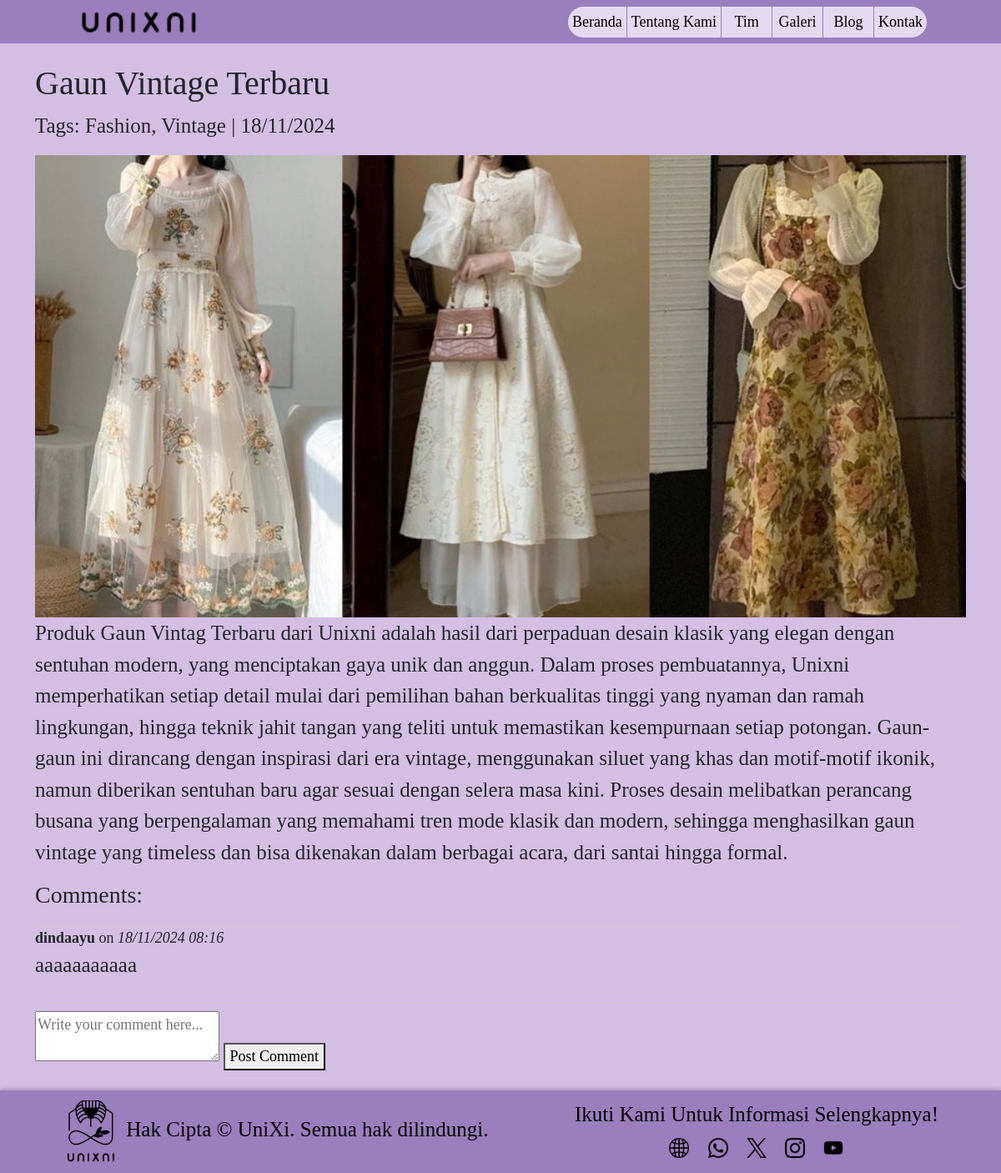
Page /blog/1/ (signed in) on the committed database.
### unixni/models/home/blog.py (models this page shows, shortened)
class BlogPost(models.Model):
    title = models.CharField(max_length=255)
    publish_date = models.DateField()
    image = models.ImageField(upload_to='blog_posts/')
    tags = models.ManyToManyField(Tag, related_name='blog_posts')
    content = models.TextField()
    likes = models.ManyToManyField(User, related_name='blog_posts_likes', blank=True)

class Tag(models.Model):
    name = models.CharField(max_length=50, unique=True)

class Comment(models.Model):
    post = models.ForeignKey(BlogPost, related_name='comments', on_delete=models.CASCADE)
    user = models.ForeignKey(User, on_delete=models.CASCADE)
    content = models.TextField()
    created_on = models.DateTimeField(auto_now_add=True)

### unixni/views.py (the view)
# urls.py: path('blog/<int:pk>/', views.blog_detail, name='blog_detail'),
@login_required
def blog_detail(request, pk):
    post = get_object_or_404(BlogPost, pk=pk)
    comments = post.comments.all()
    related_posts = post.related_posts.all()
    if request.method == 'POST' and 'comment' in request.POST:
        comment_content = request.POST.get('comment')
        if comment_content:
            Comment.objects.create(post=post, user=request.user, content=comment_content)
            messages.success(request, "Your comment has been posted.")
            return redirect('blog_detail', pk=post.pk)
    context = {
        'post': post,
        'comments': comments,
        'related_posts': related_posts
    }
    return render(request, 'blog_detail.html', context)

### unixni/templates/blog_detail.html (shortened to what this page needs)
{% load static %}
{% load django_bootstrap5 %}
<!DOCTYPE html>
<html lang="en">
<head>
    {% bootstrap_css %}
    <link href="{% static 'css/pribadi.css' %}" rel="stylesheet">
</head>
<body>
    {% include 'layout/navbar.html' %}
    {% block content %}
    <div class="container blog-detail-page mt-4 mb-4">
        <header>
            <h1>{{ post.title }}</h1>
            <p>Tags: {% for tag in post.tags.all %}{{ tag.name }}{% if not forloop.last %}, {% endif %}{% endfor %} | {{ post.publish_date|date:"d/m/Y" }}</p>
        </header>
        <img src="{{ post.image.url }}" alt="{{ post.title }}" class="featured-image">
        <p>{{ post.content }}</p>
        <h3>Comments:</h3>
        <div class="comments">
            {% for comment in comments %}
                <div class="comment">
                    <strong>{{ comment.user.username }}</strong> on <em>{{ comment.created_on|date:"d/m/Y H:i" }}</em>
                    <p>{{ comment.content }}</p>
                </div>
            {% endfor %}
        </div>
        {% if user.is_authenticated %}
            <form action="{% url 'blog_detail' pk=post.pk %}" method="post">
                <textarea name="comment" placeholder="Write your comment here..."></textarea>
                <button type="submit">Post Comment</button>
            </form>
        {% else %}
            <a href="{% url 'login' %}">Log in to post comments</a>
        {% endif %}
    </div>
    {% endblock %}
    {% include 'layout/footer.html' %}
</body>
</html>

### static/css/pribadi.css (style rules this page uses)
body, button, input, textarea { font-family: 'Lusitana', serif; }
body { background-color: #D4BEE4; font-size:large; }
p { font-size:25px; }
.featured-image { width: 100%; height: auto; }
.comments { border-top: 1px solid #ccc; margin-top: 20px; }
.comment { border-bottom: 1px solid #ccc; padding-bottom: 10px; margin-bottom: 10px; }

### rows in the picture
BlogPost: title "Gaun Vintage Terbaru", publish_date "18/11/2024", image (picture), content "Produk Gaun Vintag Terbaru dari Unixni adalah hasil dari perpaduan desain klasik yang elegan dengan sentuhan modern, yang menciptakan gaya unik dan anggun. Dalam proses pembuatannya, Unixni memperhatikan setiap detail mulai dari pemilihan bahan berkualitas tinggi yang nyaman dan ramah lingkungan, hingga teknik jahit tangan yang teliti untuk memastikan kesempurnaan setiap potongan. Gaun-gaun ini dirancang dengan inspirasi dari era vintage, menggunakan siluet yang khas dan motif-motif ikonik, namun diberikan sentuhan baru agar sesuai dengan selera masa kini. Proses desain melibatkan perancang busana yang berpengalaman yang memahami tren mode klasik dan modern, sehingga menghasilkan gaun…"
Tag: name "Fashion"
Tag: name "Vintage"
Comment: user.username "dindaayu", created_on "18/11/2024 08:16", content "aaaaaaaaaaa"
